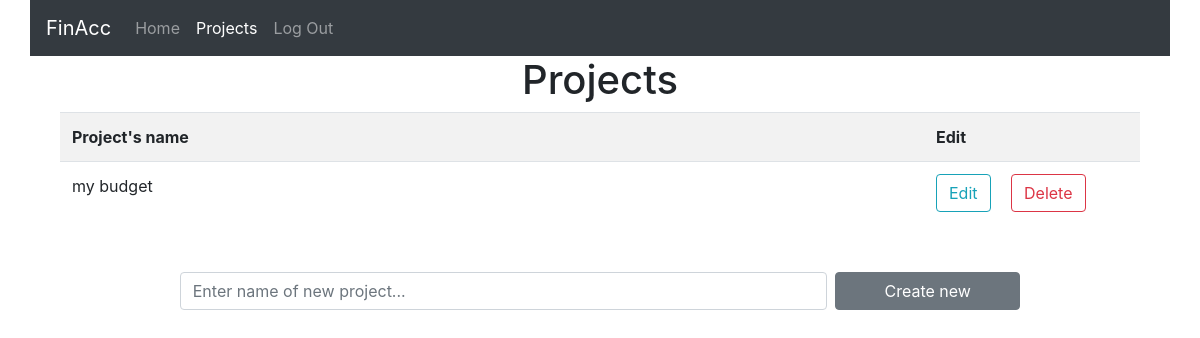
Before: /project (signed in) with the older database file.
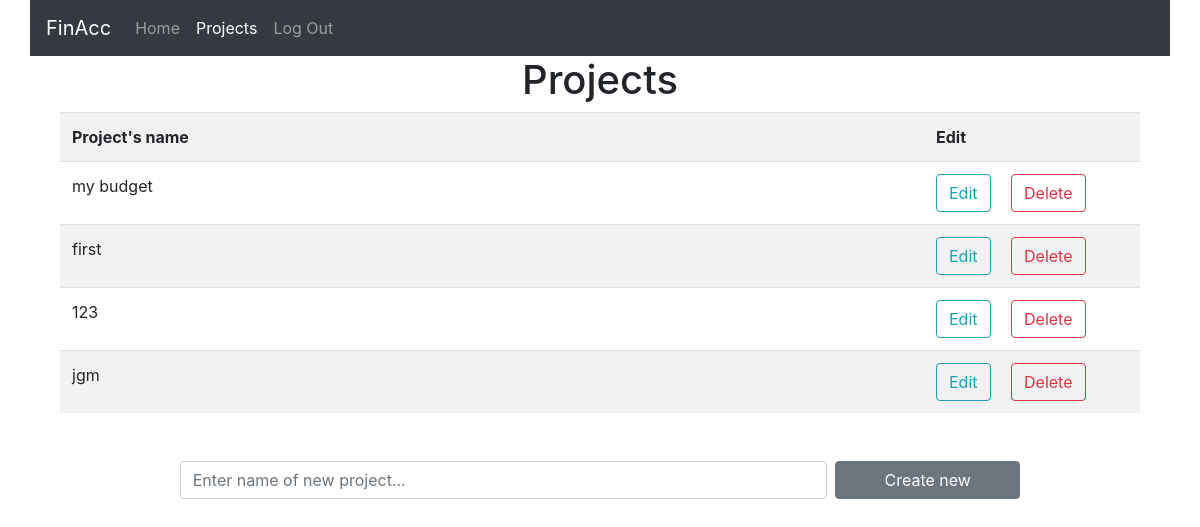
After: the same page with the newer database file.
### finacc/models.py (models this page shows)
@dataclass
class Project(db.Model):
    id: int
    user_id: int
    name: str
    id = db.Column(db.Integer, primary_key=True)
    user_id = db.Column(db.String(80), db.ForeignKey('user.id'), nullable=False)
    name = db.Column(db.String(120), nullable=False)
    expenses = db.relationship('Expense', backref='Project', lazy=True)
    incomes = db.relationship('Income', backref='Project', lazy=True)

### finacc/routes.py (the view, shortened to what this page needs)
@app.route('/project', methods=["GET", "POST"])
@login_required
def project():
    user_id = current_user.id
    projects = Project.query.filter_by(user_id=user_id).all()
    print(projects)
    return render_template("project.html", projects=projects)

### finacc/models.py (called while the page is built)
@lm.user_loader
def load_user(user_id):
    return User.query.get(user_id)

### finacc/routes.py (called while the page is built)
@app.after_request
def redirect_to_login(response):
    if response.status_code == 401:
        return redirect(url_for("login"))
    return response

### finacc/templates/project.html (shortened to what this page needs)
{% extends 'base.html' %}
{% set active_page = "project" %}
{% block header %}
  <h1>{% block title %}Projects{% endblock %}</h1>
{% endblock %}
{% block content %}
    <div class="container">
    <table class="table table-striped table-hover">
    <tbody>
    <tr>
        <th scope="col">Project's name</th>
        <th scope="col">Edit</th>
    </tr>
    {% if projects %}
        {% for project in projects %}
        <tr>
            <td width="80%">{{ project.name }}</td>
            <td>
                <button type="button" class="btn btn-outline-info">Edit</button>
                <button type="button" class="btn btn-outline-danger ml-3">Delete</button>
            </td>
        </tr>
        {% endfor %}
    {% else %}
        <tr>
            <td>Nothing yet...</td>
        </tr>
    {% endif %}
    </tbody>
    </table>
    </div>
    <div class="container">
        <form class="row justify-content-center mt-5" method="post">
            <input name="project_name" type="text" class="form-control mb-2 mr-sm-2 col-7" id="nameOfNewProject" placeholder="Enter name of new project...">
            <button type="submit" class="btn btn-secondary mb-2 col-2">Create new</button>
        </form>
    </div>
{% endblock %}

### finacc/templates/base.html (shortened to what this page needs)
<!doctype html>
<link rel="stylesheet" href="{{ url_for('static', filename='css/bootstrap.css') }}">
 <nav class="navbar navbar-expand-lg navbar-dark bg-dark container">
  <a class="navbar-brand" href="#">FinAcc</a>
  <div class="collapse navbar-collapse" id="navbarNavAltMarkup">
    <div class="navbar-nav">
      {% if current_user.is_authenticated %}
        <a class="nav-item nav-link {% if active_page == "index" %} active {% endif %}" href="{{ url_for('index') }}">Home</a>
        <a class="nav-item nav-link {% if active_page == "project" %} active {% endif %}" href="{{ url_for('project') }}">Projects</a>
        <a class="nav-item nav-link " href="{{ url_for('logout') }}">Log Out</a>
      {% endif %}
    </div>
  </div>
</nav>
<section class="container">
  <header class="container text-center">
    {% block header %}{% endblock %}
  </header>
  {% block content %}{% endblock %}
</section>

Changed rows visible on the page:
added Project: name "first"
added Project: name "123"
added Project: name "jgm"
